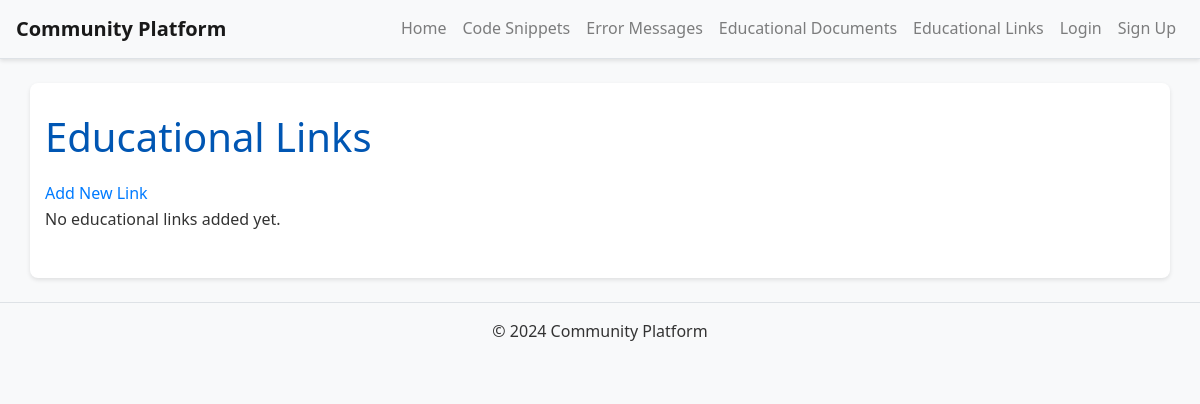
Before: /documents/links/ with the older database file.
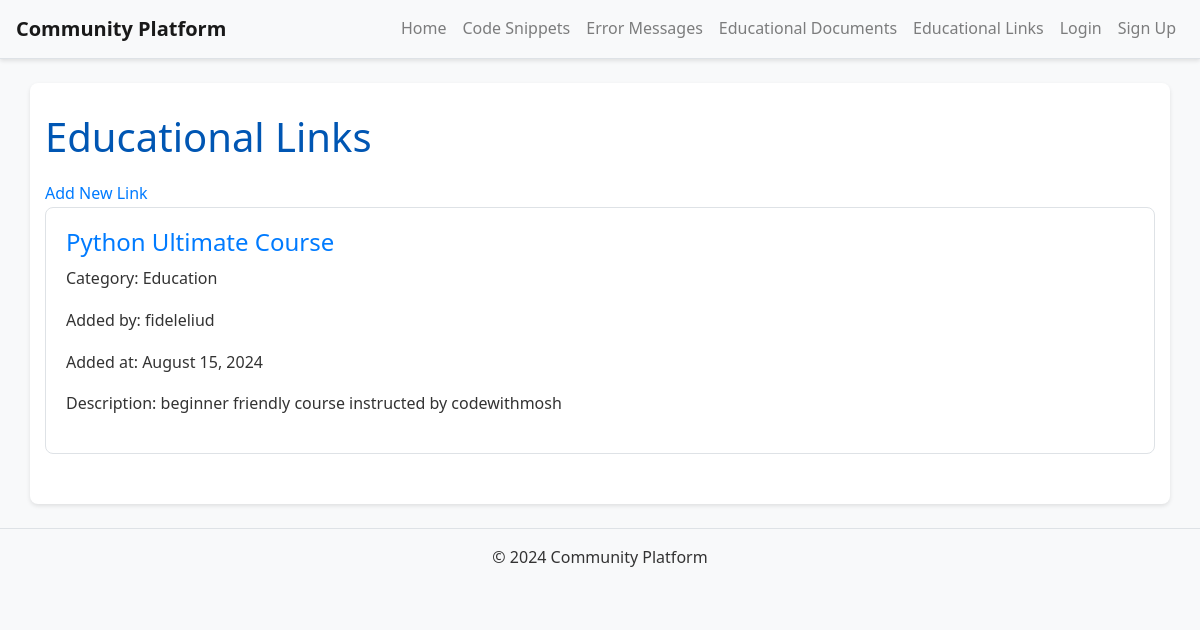
After: the same page with the newer database file.
### documents/models.py (models this page shows, shortened)
class EducationalLink(models.Model):
    user = models.ForeignKey(settings.AUTH_USER_MODEL, on_delete=models.CASCADE)
    title = models.CharField(max_length=200)
    url = models.URLField()
    description = models.TextField()
    category = models.CharField(max_length=50)
    created_at = models.DateTimeField(auto_now_add=True)
    updated_at = models.DateTimeField(auto_now=True)

### users/models.py (models this page shows, shortened)
class CustomUser(AbstractUser):
    bio = models.TextField(blank=True)
    profile_picture = models.ImageField(upload_to='profile_pics/', blank=True, null=True)

### documents/views.py (the view)
# urls.py: path('links/', views.link_list, name='link_list'),
def link_list(request):
    links = EducationalLink.objects.all().order_by('-created_at')
    paginator = Paginator(links, 10)
    page_number = request.GET.get('page')
    page_obj = paginator.get_page(page_number)
    return render(request, 'documents/link_list.html', {'page_obj': page_obj})

### templates/documents/link_list.html (shortened to what this page needs)
{% extends 'base.html' %}
{% block content %}
<h1>Educational Links</h1>
<a href="{% url 'add_link' %}">Add New Link</a>
{% for link in page_obj %}
    <div class="link-preview">
        <h2><a href="{{ link.url }}" target="_blank">{{ link.title }}</a></h2>
        <p>Category: {{ link.category }}</p>
        <p>Added by: {{ link.user.username }}</p>
        <p>Added at: {{ link.created_at|date:"F d, Y" }}</p>
        <p>Description: {{ link.description }}</p>
    </div>
{% empty %}
    <p>No educational links added yet.</p>
{% endfor %}
{% endblock %}

Changed rows visible on the page:
added EducationalLink: title "Python Ultimate Course", category "Education", user.username "fideleliud", created_at "August 15, 2024", description "beginner friendly course instructed by codewithmosh"
Other visible differences:
text no longer shown: "No educational links added yet."
